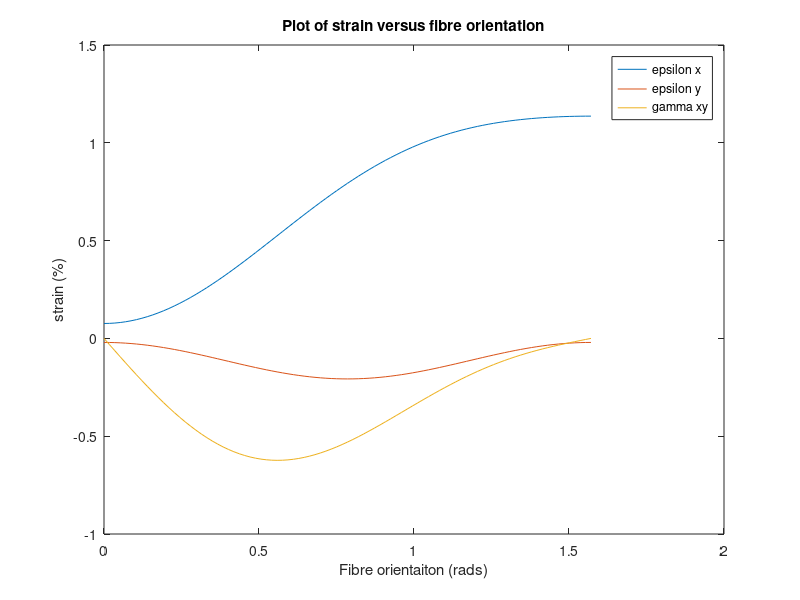

Source code (MATLAB):
%Orthotropicply_strain_calculator
% This matlab code calculates the strain in an orthotropic ply under an
% applied stress. The calculations are undertaken for the ply oriented
% between 0 and 90 degrees in one degree intervals. The results are plotted
% to a graph. The input value given below match the example presented in
% Lecture 3.
%
% Input values here:
E1 = 131;
E2 = 8.8;
G12 = 5;
v12 =0.27;
Sigma = [0.1;0;0];
%The other values are then calculated
v21 = E2/E1*v12;
Q11=E1/(1-v12*v21);
Q22 = E2/(1-v12*v21);
Q12 = v12*E2/(1-v12*v21);
Q66 = G12;
U1 = 1/8*(3*Q11+3*Q22+2*Q12+4*Q66);
U2 = 1/2*(Q11-Q22);
U3 = 1/8*(Q11+Q22-2*Q12-4*Q66);
U4 = 1/8*(Q11+Q22+6*Q12-4*Q66);
U5 = 1/8*(Q11+Q22-2*Q12+4*Q66);
for i = 1:91
    theta = (i-1)/180*pi();
    Q11bar=U1+U2*cos(2*theta)+U3*cos(4*theta);
    Q12bar=U4-U3*cos(4*theta);
    Q22bar=U1-U2*cos(2*theta)+U3*cos(4*theta);
    Q16bar=0.5*U2*sin(2*theta)+U3*sin(4*theta);
    Q26bar=0.5*U2*sin(2*theta)-U3*sin(4*theta);
    Q66bar=U5-U3*cos(4*theta);
    Qbar = [Q11bar,Q12bar,Q16bar;Q12bar,Q22bar,Q26bar;Q16bar,Q26bar,Q66bar];
    epsilon = inv(Qbar)*Sigma;
    %put the results into an array
    result(i,:) = [theta; epsilon];
end
%and plot
p = plot(result(:,1),result(:,2)*100, result(:,1),result(:,3)*100, result(:,1), result(:,4)*100)
xlabel('Fibre orientaiton (rads)')
ylabel('strain (%)')
title('Plot of strain versus fibre orientation')
legend('epsilon x', 'epsilon y', 'gamma xy')
